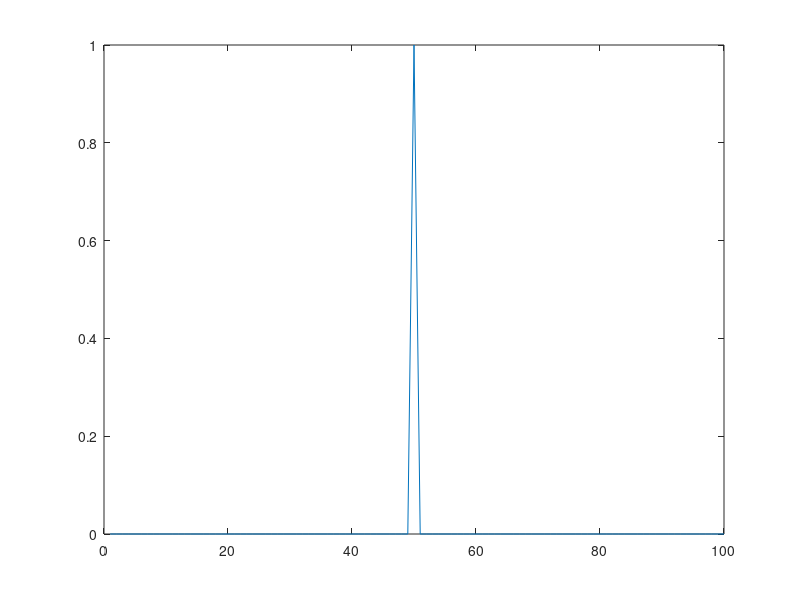

This chart was generated by the following MATLAB code: (Note: this script raises an error after producing the figure.)
filterlength = 20;
filttype = 'flat';
% filter
switch (filttype)
    case 'halfgaussian'
        % causal
        % for gaussian this is the STD,
        x = [filterlength*-3:1:filterlength*3]; % multiple by an odd number of STD makes an even number of index
        kernel =normpdf(x,0,filterlength) ; %
        
        kernel(filterlength*3+2:end) = 0;
    case 'gaussian' % noncausal
        % for gaussian this is the STD,
        x = [filterlength*-3:1:filterlength*3];
        kernel =normpdf(x,0,filterlength) ; %
        
    case 'flat' % causal
        kernel = [ones(1,filterlength) zeros(1,filterlength-1) ];
end
        
kernel = kernel/sum(kernel); % normalize because not quite normalized

    y = zeros(1,100);y(50) = 1;
    plot(y); hold all
     plot(nanconv(y,kernel,'edge','nonanout','1d'))
plot(nanconv(y,kernel,'edge','nanout','1d'))

